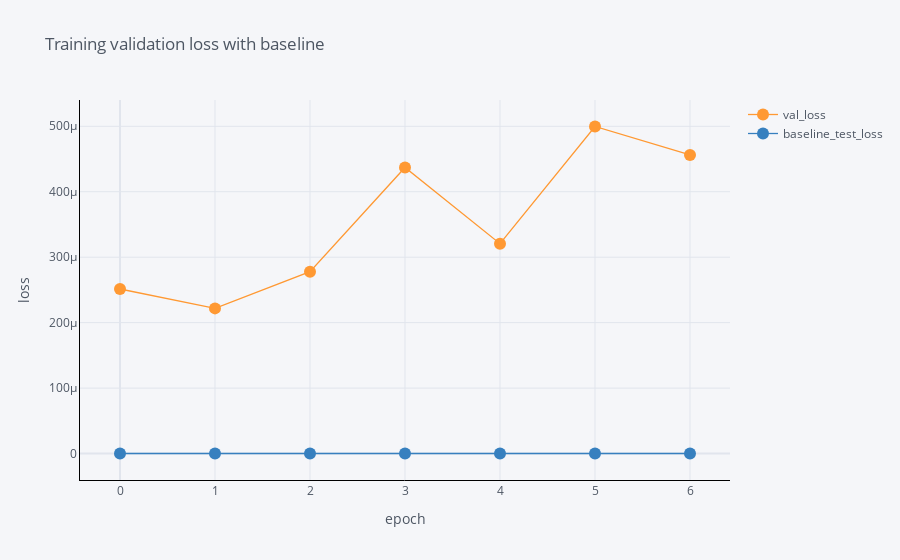

Write notebook code for a chart like this one.
### Code cell
df[['epoch', 'val_loss', 'baseline_test_loss']].iplot(
    x='epoch',
    mode='lines+markers',
    xTitle='epoch',
    yTitle='loss', 
    title='Training validation loss with baseline',
    linecolor='black',
)

### Figure 1 — Plotly figure (JSON) as saved in the notebook; plotly's stock layout.template omitted (floating-point values rounded to 4 significant figures)
{"data": [{"line": {"color": "rgba(255, 153, 51, 1.0)", "dash": "solid", "shape": "linear", "width": 1.3}, "marker": {"size": 12, "symbol": "circle"}, "mode": "lines+markers", "name": "val_loss", "text": "", "type": "scatter", "x": [0, 1, 2, 3, 4, 5, 6], "y": [0.0002514, 0.0002218, 0.0002779, 0.0004371, 0.0003206, 0.0004997, 0.0004562]}, {"line": {"color": "rgba(55, 128, 191, 1.0)", "dash": "solid", "shape": "linear", "width": 1.3}, "marker": {"size": 12, "symbol": "circle"}, "mode": "lines+markers", "name": "baseline_test_loss", "text": "", "type": "scatter", "x": [0, 1, 2, 3, 4, 5, 6], "y": [1.182e-07, 1.182e-07, 1.182e-07, 1.182e-07, 1.182e-07, 1.182e-07, 1.182e-07]}], "layout": {"legend": {"bgcolor": "#F5F6F9", "font": {"color": "#4D5663"}}, "paper_bgcolor": "#F5F6F9", "plot_bgcolor": "#F5F6F9", "title": {"font": {"color": "#4D5663"}, "text": "Training validation loss with baseline"}, "xaxis": {"gridcolor": "#E1E5ED", "linecolor": "black", "showgrid": true, "tickfont": {"color": "#4D5663"}, "title": {"font": {"color": "#4D5663"}, "text": "epoch"}, "zerolinecolor": "#E1E5ED"}, "yaxis": {"gridcolor": "#E1E5ED", "linecolor": "black", "showgrid": true, "tickfont": {"color": "#4D5663"}, "title": {"font": {"color": "#4D5663"}, "text": "loss"}, "zerolinecolor": "#E1E5ED"}}}
